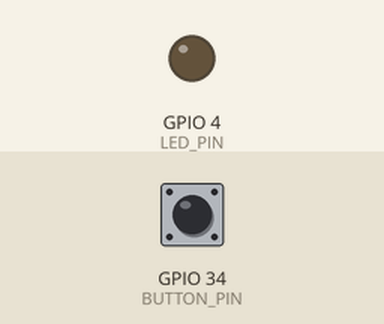
This program was run on a simulated ESP32. Shown: output pins drawn as LEDs (lit = HIGH). The inputs (shaded band) are chosen by the test bench; at power-on: GPIO 34 (BUTTON_PIN) HIGH.

Above: at 1.2 s.
1.3 s: GPIO 34 (BUTTON_PIN) pulled LOW for 0.15 s
At 2.1 s:
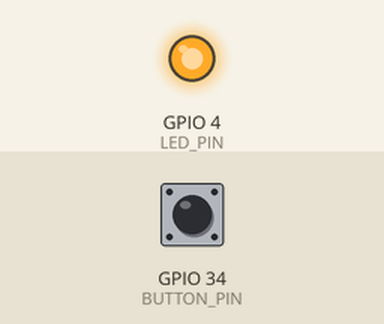
2.9 s: GPIO 34 (BUTTON_PIN) pulled LOW for 1 s
At 3.3 s:
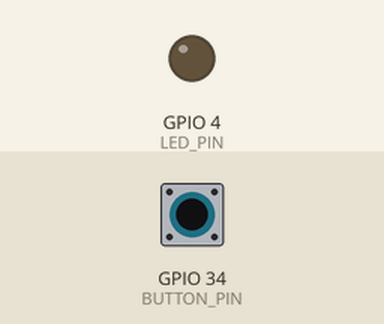
5.4 s: GPIO 34 (BUTTON_PIN) pulled LOW for 3.2 s
At 6.4 s:
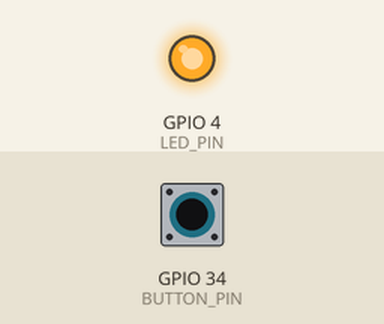
Timing chart, 0 to 8.4 s (numbered marks = the images above; inputs shaded):
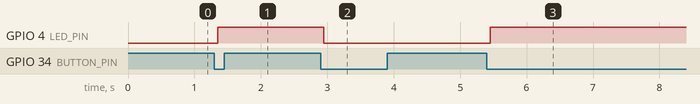

Measured:
- after the input at 1.3 s, GPIO 4 (LED_PIN): LOW → HIGH after 0.05 s
- after the input at 2.9 s, GPIO 4 (LED_PIN): HIGH → LOW after 0.05 s
- after the input at 5.4 s, GPIO 4 (LED_PIN): LOW → HIGH after 0.05 s

The program:

main.cpp
```cpp
//FATIMA SHAHZAD
//23-NTU-CS-1026
//BSCS A SECTION


#include <Arduino.h>

#define LED_PIN       4          // On-board LED (common for ESP32 dev boards)
#define BUTTON_PIN    34          // Button wired from GPIO4 to GND
#define DEBOUNCE_MS   50         // Debounce time
#define DEBOUNCE_US   (DEBOUNCE_MS * 1000UL)

hw_timer_t* debounceTimer = nullptr;
volatile bool debounceActive = false;   // blocks re-entrant presses while debouncing
// --- One-shot debounce timer ISR ---
// Fires once after DEBOUNCE_MS; confirms press and toggles LED.
void ARDUINO_ISR_ATTR onDebounceTimer() {
  // If still pressed after debounce window, treat as a valid press
  if (digitalRead(BUTTON_PIN) == LOW) {
    digitalWrite(LED_PIN, !digitalRead(LED_PIN));   // invert LED state
  }
  debounceActive = false; // allow next press
}

// --- GPIO button ISR ---
// Starts the one-shot debounce timer on a FALLING edge.
void ARDUINO_ISR_ATTR onButtonISR() {
  if (!debounceActive) {
    debounceActive = true;
    // Arm one-shot alarm: autoreload=false, reload_count=0
    timerAlarm(debounceTimer, DEBOUNCE_US, false, 0);
  }
}
////fareena shahbaz 1024//
void setup() {
  pinMode(LED_PIN, OUTPUT);
  digitalWrite(LED_PIN, LOW);

  // Button to GND with internal pull-up; idle HIGH, pressed LOW
  pinMode(BUTTON_PIN, INPUT_PULLUP);
  attachInterrupt(BUTTON_PIN, onButtonISR, FALLING);

  // Create a 1 MHz base timer (1 tick = 1 µs) just for debounce
  debounceTimer = timerBegin(1000000);
  timerAttachInterrupt(debounceTimer, &onDebounceTimer);
  // No alarm yet; we arm it on first button edge
}

void loop() {
  // Nothing to do. Interrupts handle everything.
}
```
